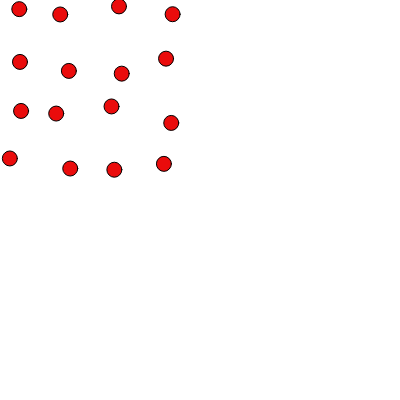
Frame 1 (no input)
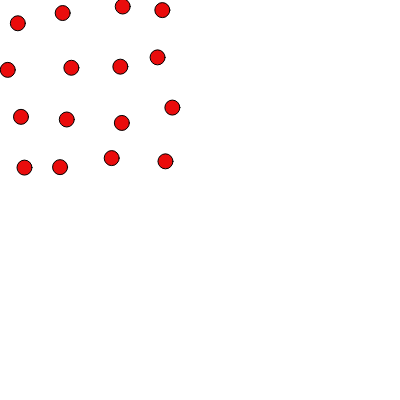
Frame 60 (no input)
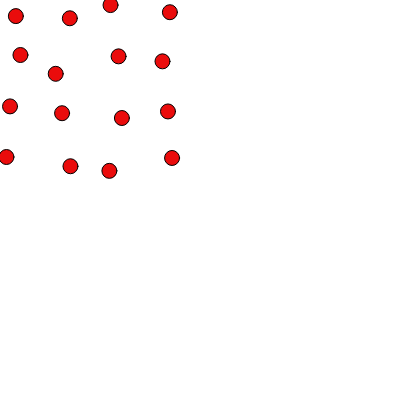
Frame 120 (the mouse pressed at the canvas centre since frame 60)

The p5.js sketch that drew these frames (run headless with seeded random() and noise() and a simulated clock; from frame 60 on, the mouse is pressed at the canvas centre):

// p5.js sketch
// ── sketch.js

let cDiam1 = 15;
let cDiam2 = 10;
let cDiam3 = 20;

let Spacing = 50;

function setup() {
  createCanvas(400, 400);
}

function draw() {
  background(255, 255, 255);

    for (let x1 = cDiam1; x1 <= width - x1; x1 += Spacing) {
      for (let y1 = cDiam1; y1 <= height - y1; y1 += Spacing) {
        xVar = random(-10,10);
        yVar = random(-10,10);
        fill(234, 12, 12);
        circle(x1 + xVar, y1 + yVar, cDiam1);



        //for (let x2 = cDiam2; x2 <= width; x2 += randSpace) {
         // for (let y2 = cDiam2; y2 <= width; y2 += randSpace) {
           // for (let x3 = cDiam3; x3 <= width; x3 += randSpace) {
             // for (let y3 = cDiam3; y3 <= width; y3 += randSpace) {
             // fill(234, 12, 12);
             // circle(x1, y1, cDiam1);
             // circle(x2, y2, cDiam2);
            //  circle(x3, y3, cDiam3);
            }
          }
        }
    
